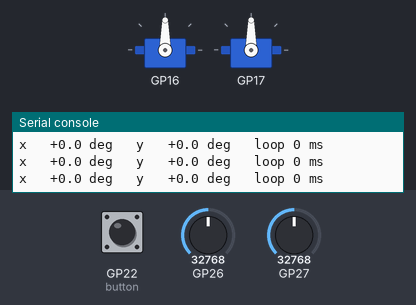
Simulated run of this program. Board: Raspberry Pi Pico running MicroPython. Shown: 2 × servo, the last lines printed to the serial console. The inputs (shaded band) are chosen by the test bench; at power-on: GP26 = 32768, GP27 = 32768, GP22 (button) HIGH (analog values on the 0–65535 scale). Servo angles are drawn from the pulse width (0.5 ms = 0°, 2.5 ms = 180°).

Above: at 2.2 s.
2.3 s: GP26 set to 0
At 2.8 s:
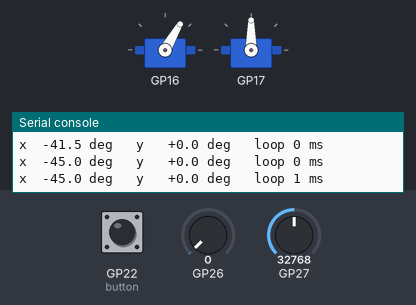
3.9 s: GP27 set to 57670
At 5.0 s:
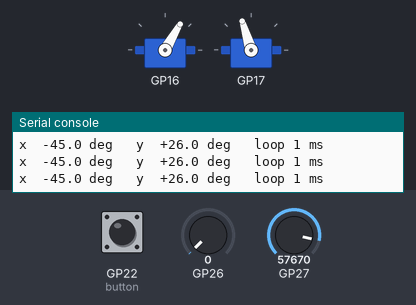
5.4 s: GP26 set to 19660
At 6.7 s:
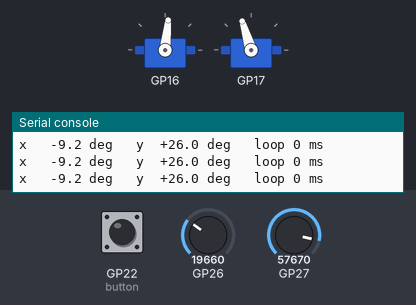
7.0 s: GP27 set to 65535
At 7.7 s:
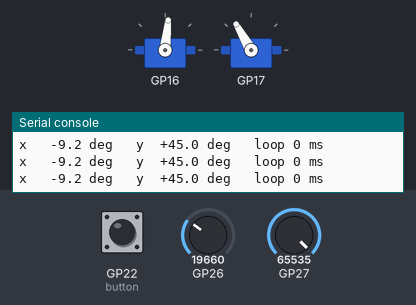
8.5 s: GP26 set to 7864
At 9.6 s:
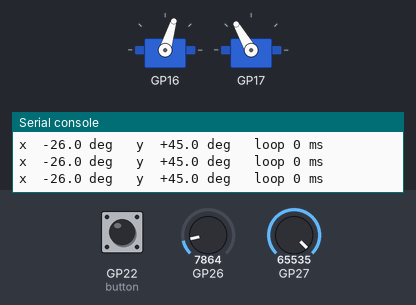
10.0 s: GP27 set to 7864
At 10.7 s:
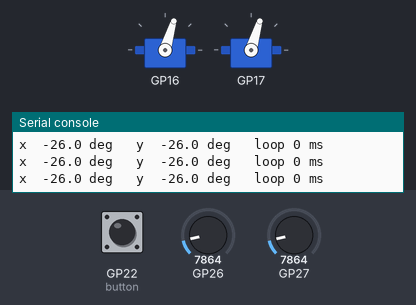
Timing chart, 0 to 12.6 s (numbered marks = the images above; inputs shaded):
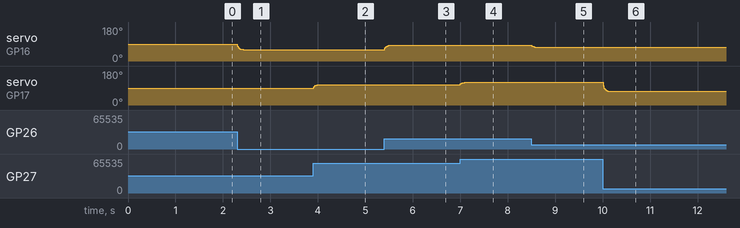

Measured:
- after the input at 2.3 s, servo on GP16: 90° → 60° at once
- after the input at 3.9 s, servo on GP17: 90° → 107° at once
- after the input at 5.4 s, servo on GP16: 60° → 84° at once
- after the input at 7.0 s, servo on GP17: 107° → 120° at once
- after the input at 8.5 s, servo on GP16: 84° → 73° at once
- after the input at 10.0 s, servo on GP17: 120° → 73° at once

The program:

joystick_servos.py
```python
"""Joystick drives both servos: the starting point for the real control loop.

Wiring
  joystick GND  -> Pico GND (pin 38)
  joystick +5V  -> Pico 3V3(OUT) (pin 36)   NOT 5 V: the ADC pins max at 3.3 V
  joystick VRx  -> GP26 (pin 31)       VRy -> GP27 (pin 32)
  joystick SW   -> GP22 (pin 29)       hold the button = board goes level
  servo X signal -> GP16 (pin 21)      servo Y signal -> GP17 (pin 22)
  both servos red -> VBUS (pin 40, USB 5 V)   brown/black -> GND (pin 38)
  Get one servo working on its own first. Two servos moving fast at the
  same time can draw more than a laptop USB port gives.

Leave the stick alone for the first second while it calibrates its centre.
Save it on the Pico as main.py to make it run whenever the Pico powers up.
"""
import time
from machine import ADC, Pin, PWM

# ---- tune these during playtesting -----------------------------------
SWING = 45.0      # servo degrees at full stick (the linkage turns this into
                  # about 6 deg of board tilt - lower it if the board tilts
                  # more than that)
DEADZONE = 0.06   # part of the stick travel ignored around centre
EXPO = 0.5        # 0 = straight line, 1 = very soft near centre (finer)
SMOOTH = 0.4      # 1 = no smoothing; lower is smoother but adds lag
TRIM_X, TRIM_Y = 0.0, 0.0       # servo degrees that make the board level
INVERT_X, INVERT_Y = False, False
LOOP_MS = 15      # keep this short - long loops ARE the input delay
# -----------------------------------------------------------------------

MIN_US, MAX_US, RANGE_DEG = 500, 2500, 270   # 270 degree servo

stick_x, stick_y = ADC(26), ADC(27)
button = Pin(22, Pin.IN, Pin.PULL_UP)
servo_x, servo_y = PWM(Pin(16)), PWM(Pin(17))
for s in (servo_x, servo_y):
    s.freq(50)


def go(servo, angle):
    us = (MIN_US + MAX_US) / 2 + angle * (MAX_US - MIN_US) / RANGE_DEG
    servo.duty_ns(int(max(MIN_US, min(MAX_US, us)) * 1000))


def centre_of(adc):
    total = 0
    for _ in range(50):
        total += adc.read_u16()
        time.sleep_ms(10)
    return total // 50


def normalise(raw, mid):
    """Stick reading -> -1 .. +1, using each half's own range."""
    span = mid if raw < mid else 65535 - mid
    return max(-1.0, min(1.0, (raw - mid) / max(span, 1)))


def shape(v):
    """Deadzone, then expo so small stick moves give very small tilts."""
    if abs(v) < DEADZONE:
        return 0.0
    sign = 1 if v > 0 else -1
    v = (abs(v) - DEADZONE) / (1 - DEADZONE)
    return sign * ((1 - EXPO) * v + EXPO * v ** 3)


go(servo_x, TRIM_X)
go(servo_y, TRIM_Y)
print("calibrating - don't touch the stick")
mid_x, mid_y = centre_of(stick_x), centre_of(stick_y)
print("centre x=%d y=%d - go!" % (mid_x, mid_y))

fx = fy = 0.0
n = 0
while True:
    t0 = time.ticks_ms()
    if button.value() == 0:                 # pressed: level the board
        x = y = 0.0
    else:
        x = shape(normalise(stick_x.read_u16(), mid_x))
        y = shape(normalise(stick_y.read_u16(), mid_y))
    fx += SMOOTH * (x - fx)
    fy += SMOOTH * (y - fy)
    ax = TRIM_X + SWING * (-fx if INVERT_X else fx)
    ay = TRIM_Y + SWING * (-fy if INVERT_Y else fy)
    go(servo_x, ax)
    go(servo_y, ay)
    n += 1
    if n % 13 == 0:                         # print about 5 times a second
        print("x %+6.1f deg   y %+6.1f deg   loop %d ms"
              % (ax, ay, time.ticks_diff(time.ticks_ms(), t0)))
    time.sleep_ms(max(0, LOOP_MS - time.ticks_diff(time.ticks_ms(), t0)))
```
